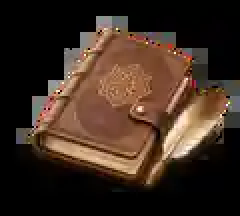
#> input picture assets/ui/v38/iman_v38_notes.webp, 120 x 108 px (shown 2 times larger)
$ python -i build_iman_v468.py   (imports and definitions only)
#> lines starting #> are read from the running program, lines starting #| are printed output that depends on the picture
"""v0.46.8: install the two user-approved images into the native reader.

Use the uploaded scroll-and-quill scene in the reminder and the exact uploaded
Kitab-al-Iman rounded art in the Home header and Android launcher. Maintain
existing shapes, layout, fonts, navigation, content, progress and bookmarks.
"""
import argparse
import base64
import hashlib
import io
from pathlib import Path

import numpy as np
from PIL import Image

from scripts.build_iman_v467 import build_v467
from scripts.build_iman_v20 import APP, replace_one

QUOTE_SOURCE = "assets/ui/v468/approved_manuscript_scene.webp.b64"
ICON_SOURCE = "assets/ui/v468/approved_launcher_icon.webp.b64"
QUOTE_SHA256 = "895372371e55225671af9f5084f94fff4cf357b34b8cdd5d496e267f75acb587"
ICON_SHA256 = "6c71c0185c0acf333826bda243b8e9af3bdb337459c96a87d32b13bdafebab02"
PAPER_RGB = (246, 235, 217)


# [8 lines left out: function _read_source, not called in this run]


def _smoothstep(t):
    t = np.clip(t, 0.0, 1.0)
    return t * t * (3.0 - 2.0 * t)


# [28 lines left out: function render_manuscript, not called in this run]


def render_launcher_assets(original: Image.Image):
    # Rounded parchment relief and exact كتاب الإيمان text from user-approved icon.
    if original.size != (240, 240):
        raise RuntimeError("Unexpected approved icon source geometry")
    header = original.convert("RGBA").resize((320, 320), Image.Resampling.LANCZOS)
    adaptive = Image.new("RGBA", (512, 512), (0, 0, 0, 0))
    # Entire icon stays inside Android adaptive mask's 66% central safety area.
    adaptive.alpha_composite(
        original.convert("RGBA").resize((318, 318), Image.Resampling.LANCZOS),
        (97, 97)
    )
    legacy = Image.new("RGBA", (512, 512), (*PAPER_RGB, 255))
    legacy.alpha_composite(
        original.convert("RGBA").resize((464, 464), Image.Resampling.LANCZOS),
        (24, 24)
    )
    return header, adaptive, legacy.convert("RGB")


def _save(image: Image.Image, destination: Path):
    destination.parent.mkdir(parents=True, exist_ok=True)
    image.save(destination, "WEBP", quality=80, method=6, exact=True)


def _sha(path: Path):
    return hashlib.sha256(path.read_bytes()).hexdigest()


# [51 lines left out: function build_v468, not called in this run]


# [5 lines not run here, left out]

>>> import cv2
>>> picture = cv2.imread('../assets/ui/v38/iman_v38_notes.webp', cv2.IMREAD_GRAYSCALE)
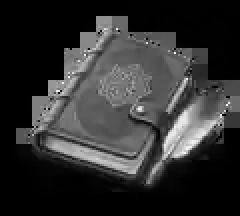
#> picture: shape (108, 120) (shown 2 times larger); min 0, max 248, mean 48.4
#> (the run stopped early here; a loop or call above may not have finished)

$ run again, on assets/ui/v25/library_bookmarks.webp
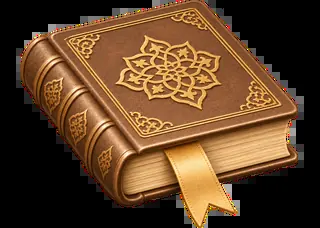
#> input picture assets/ui/v25/library_bookmarks.webp, 320 x 228 px
#> `picture = cv2.imread('../assets/ui/v38/iman_v38_notes.webp', cv2.IMREA..`:
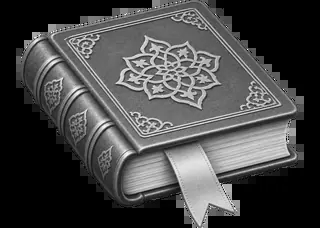
#> picture: shape (228, 320); min 0, max 250, mean 70.9
